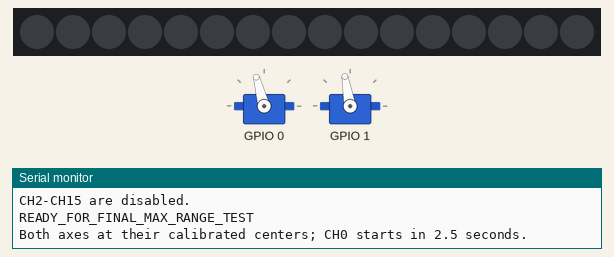
Simulated run of this program. Board: ESP32-S3. Parts: 16 RGB LEDs in strip order, left to right, 2 × servo, the last lines printed to the serial monitor. Wiring (inferred from the names in the program): PCA9685 PWM driver at I2C address 0x40. Servo pulses on a pin are drawn as a servo (544–2400 µs = 0–180°).

Above: at 1.6 s.
At 6.28 s:
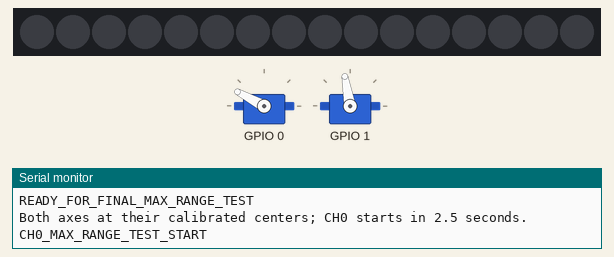
At 10.47 s:
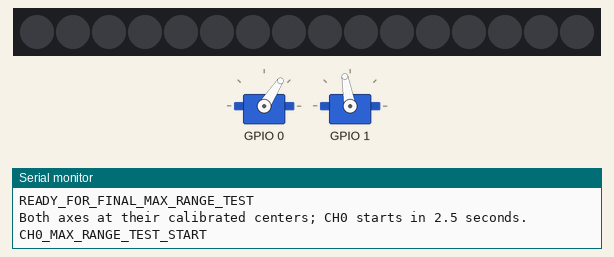
At 20.56 s:
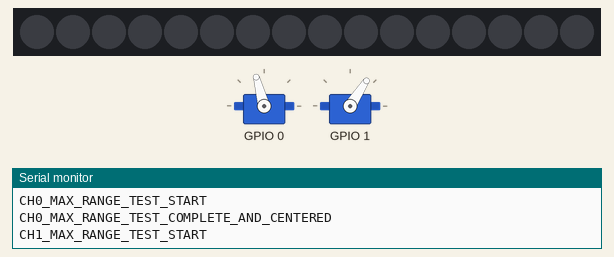
Timing chart, 0 to 23.8 s (numbered marks = the images above):
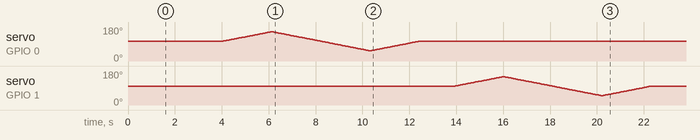

The program:

main.cpp
```cpp
// Arduino.h提供setup、loop、Serial和delay等Arduino框架功能。
#include <Arduino.h>
// Wire.h提供ESP32的I²C通信接口。
#include <Wire.h>

// 匿名命名空间限制常量和辅助函数只在当前文件中使用。
namespace {
// ESP32连接PCA9685 SDA的GPIO编号。
constexpr int kSdaPin = 8;
// ESP32连接PCA9685 SCL的GPIO编号。
constexpr int kSclPin = 9;

// PCA9685出厂默认的7位I²C设备地址。
constexpr uint8_t kPcaAddress = 0x40;
// MODE1寄存器地址：控制睡眠、重启、自动递增等工作模式。
constexpr uint8_t kMode1 = 0x00;
// MODE2寄存器地址：控制PWM输出级的电气模式。
constexpr uint8_t kMode2 = 0x01;
// CH0的LED0_ON_L寄存器地址；每个通道连续使用4个寄存器。
constexpr uint8_t kLed0OnLow = 0x06;
// PRE_SCALE寄存器地址：决定所有通道共同使用的PWM频率。
constexpr uint8_t kPrescale = 0xFE;
// 根据GPIO7回读结果校准后的分频值；本模块使用127时更接近50Hz。
constexpr uint8_t kPrescaleValue = 127;

// 本次双舵机测试使用CH0作为第一个舵机通道。
constexpr uint8_t kServoChannel0 = 0;
// CH1作为第二个舵机通道。
constexpr uint8_t kServoChannel1 = 1;
// 实测312计数的方向正确但修正不足，因此再增加5计数，将偏移量扩大一倍。
constexpr uint16_t kChannel0CenterPulse = 317;
// CH1已经居中，因此继续使用307计数，即约1500微秒。
constexpr uint16_t kChannel1CenterPulse = 307;
// 约102个PCA9685计数对应约500微秒，也就是舵机约45度的单侧行程。
constexpr uint16_t kHalfRangeCounts = 102;
// CH0围绕校准中位317向低端移动102计数，得到约1050微秒。
constexpr uint16_t kChannel0LowPulse = kChannel0CenterPulse - kHalfRangeCounts;
// CH0围绕校准中位317向高端移动102计数，得到约2050微秒。
constexpr uint16_t kChannel0HighPulse = kChannel0CenterPulse + kHalfRangeCounts;
// CH1围绕中位307向低端移动102计数，得到约1000微秒。
constexpr uint16_t kChannel1LowPulse = kChannel1CenterPulse - kHalfRangeCounts;
// CH1围绕中位307向高端移动102计数，得到约2000微秒。
constexpr uint16_t kChannel1HighPulse = kChannel1CenterPulse + kHalfRangeCounts;
// 每次只改变1个计数，避免舵机突然跳到满幅端点。
constexpr int kPulseStep = 1;
// 每个小步之间等待20毫秒；相比上一轮60毫秒，运动速度约提高到3倍。
constexpr unsigned long kStepDelayMs = 20;
// 开始运动前在两个校准中位停留2.5秒。
constexpr unsigned long kCenterHoldMs = 2500;
// CH0结束后等待1.5秒，再开始CH1测试。
constexpr unsigned long kBetweenAxesDelayMs = 1500;

// 只有setup完成全部检测后才设为true；一轮测试结束后会恢复false。
bool gTestReady = false;

// 向PCA9685的单个8位寄存器写入一个8位值。
bool writeRegister(uint8_t reg, uint8_t value) {
  // 开始一次发往0x40的I²C写事务。
  Wire.beginTransmission(kPcaAddress);
  // 第一个字节告诉PCA9685要访问哪个寄存器。
  Wire.write(reg);
  // 第二个字节是要写入该寄存器的值。
  Wire.write(value);
  // 结束事务；返回0代表成功，因此表达式结果为true。
  return Wire.endTransmission() == 0;
}

// 从PCA9685的单个8位寄存器读取数据，并通过引用参数value带回结果。
bool readRegister(uint8_t reg, uint8_t& value) {
  // 开始一次发往PCA9685的I²C事务。
  Wire.beginTransmission(kPcaAddress);
  // 先写入希望读取的寄存器地址。
  Wire.write(reg);
  // false表示发送“重复起始条件”而不是完全释放总线，便于紧接着读取。
  if (Wire.endTransmission(false) != 0) {
    // 非0表示通信失败，立即返回false。
    return false;
  }

  // 请求PCA9685返回1个字节；返回值不是1说明读取失败。
  if (Wire.requestFrom(kPcaAddress, static_cast<uint8_t>(1)) != 1) {
    return false;
  }

  // 取出Wire接收缓冲区里的一个字节，写入调用者传来的value变量。
  value = Wire.read();
  // 整个读取流程成功。
  return true;
}

// 设置一个指定通道在4096计数周期中的开启时刻和关闭时刻。
bool setPwm(uint8_t channel, uint16_t onCount, uint16_t offCount) {
  // 每个通道占4个寄存器，因此通道起始地址等于0x06加4倍通道编号。
  const uint8_t baseRegister = kLed0OnLow + 4 * channel;
  // 开始写PCA9685。
  Wire.beginTransmission(kPcaAddress);
  // 指定从当前通道的LEDn_ON_L寄存器开始写入。
  Wire.write(baseRegister);
  // 写入开启计数值的低8位。
  Wire.write(onCount & 0xFF);
  // 右移8位取得高位；0x1F保留计数高4位和FULL_ON控制位。
  Wire.write((onCount >> 8) & 0x1F);
  // 写入关闭计数值的低8位。
  Wire.write(offCount & 0xFF);
  // 写入关闭计数高位；offCount=0x1000时会设置FULL_OFF位。
  Wire.write((offCount >> 8) & 0x1F);
  // 发送数据并根据返回码判断是否成功。
  return Wire.endTransmission() == 0;
}

// 逐个把相同的PWM参数写入CH0～CH15，完全绕开ALL_LED寄存器。
bool setEveryChannelPwm(uint16_t onCount, uint16_t offCount) {
  // channel从0递增到15，覆盖PCA9685的全部16个输出通道。
  for (uint8_t channel = 0; channel < 16; ++channel) {
    // 任一通道写入失败就立即返回false，不假装本轮更新成功。
    if (!setPwm(channel, onCount, offCount)) {
      return false;
    }
  }
  // 全部16个通道都收到I²C应答时返回true。
  return true;
}

// 让指定通道从startPulse逐个计数缓慢移动到targetPulse。
bool moveChannelSlowly(uint8_t channel,
                       uint16_t startPulse,
                       uint16_t targetPulse) {
  // 使用有符号整数，确保向较小脉宽移动时不会产生无符号数下溢。
  int currentPulse = static_cast<int>(startPulse);
  // 将目标值转换为同一类型，方便循环比较。
  const int target = static_cast<int>(targetPulse);
  // 目标较大时每步加1，否则每步减1。
  const int direction = target > currentPulse ? kPulseStep : -kPulseStep;

  // 逐步逼近目标端点，而不是一次写入造成突然运动。
  while (currentPulse != target) {
    // 先计算下一个脉宽计数。
    currentPulse += direction;
    // 只修改正在测试的通道，另一个通道保持自己的校准中位。
    if (!setPwm(channel, 0, static_cast<uint16_t>(currentPulse))) {
      // I²C写入失败时立即退出，由调用者关闭全部输出。
      return false;
    }
    // 给舵机留出跟随每个小步的时间。
    delay(kStepDelayMs);
  }

  // 成功到达目标端点。
  return true;
}

// 运动过程中出现I²C错误时停止测试并关闭所有通道。
void stopTestAfterError() {
  // FULL_OFF关闭CH0～CH15的PWM输出。
  setEveryChannelPwm(0, 0x1000);
  // 阻止loop再次启动运动。
  gTestReady = false;
  // 在串口中明确报告故障和断电要求。
  Serial.println("ERROR: I2C write failed during motion; all channels disabled.");
  Serial.println("Turn off the external 5 V supply now.");
}

// 将PCA9685安全配置为约50Hz，并让CH0和CH1都从中位脉冲开始输出。
bool configurePca9685ForServos() {
  // 先进行一次空写事务，用来确认0x40确实存在。
  Wire.beginTransmission(kPcaAddress);
  // 没有收到应答就立即失败，不继续修改任何寄存器。
  if (Wire.endTransmission() != 0) {
    return false;
  }

  // oldMode用于保存MODE1原值，避免无意丢失已有设置。
  uint8_t oldMode = 0;
  // 读取MODE1失败时停止初始化。
  if (!readRegister(kMode1, oldMode)) {
    return false;
  }

  // 0x6F会同时清除RESTART(bit7)和SLEEP(bit4)，避免继承旧的睡眠状态。
  // 再设置AI(bit5)，使后续连续写4个PWM寄存器时地址能够自动递增。
  const uint8_t awakeMode = (oldMode & 0x6F) | 0x20;
  // 修改PRE_SCALE前必须暂时设置SLEEP位，让内部振荡器停止。
  const uint8_t sleepMode = awakeMode | 0x10;
  // 依次进入睡眠、设置50Hz分频、设置推挽输出，然后明确退出睡眠。
  if (!writeRegister(kMode1, sleepMode) ||
      // 使用回读实测校准值127，让这块模块的实际频率更接近50Hz。
      !writeRegister(kPrescale, kPrescaleValue) ||
      // MODE2=0x04设置OUTDRV位，使用适合舵机信号的推挽输出。
      !writeRegister(kMode2, 0x04) ||
      // 写入已明确清除SLEEP位的awakeMode，启动内部振荡器。
      !writeRegister(kMode1, awakeMode)) {
    // 任意一步失败都返回false。
    return false;
  }

  // 数据手册要求退出睡眠后等待至少500微秒，这里保守等待5毫秒。
  delay(5);
  // 在保持SLEEP=0的前提下设置RESTART位，让新频率配置正式生效。
  if (!writeRegister(kMode1, awakeMode | 0x80)) {
    return false;
  }

  // 再次读取MODE1，确认硬件没有停留在SLEEP状态。
  uint8_t verifiedMode = 0;
  // 读取失败或bit4仍为1都意味着PWM振荡器没有可靠启动。
  if (!readRegister(kMode1, verifiedMode) || (verifiedMode & 0x10) != 0) {
    return false;
  }

  // offCount=0x1000设置FULL_OFF位，逐个强制关闭全部16个通道。
  if (!setEveryChannelPwm(0, 0x1000)) {
    return false;
  }

  // 先启用CH0试调后的中位脉冲；写入失败就不继续启用第二个通道。
  if (!setPwm(kServoChannel0, 0, kChannel0CenterPulse)) {
    return false;
  }
  // 再启用CH1原有的中位脉冲；CH2～CH15继续保持FULL_OFF。
  return setPwm(kServoChannel1, 0, kChannel1CenterPulse);
}
// 结束匿名命名空间。
}  // namespace

// setup在ESP32上电或复位后只运行一次。
void setup() {
  // 初始化USB-UART串口，供VS Code串口监视器读取信息。
  Serial.begin(115200);
  // 等待1.5秒，让电脑端串口准备完成。
  delay(1500);

  // 初始化I²C：SDA使用GPIO8，SCL使用GPIO9。
  Wire.begin(kSdaPin, kSclPin);
  // 打印当前固件名称。
  Serial.println("Safe PCA9685 final dual-servo maximum-range test");
  // 强调上传期间不得打开舵机外部5V电源。
  Serial.println("External 5 V must remain OFF during upload.");

  // 执行PCA9685检测和安全配置；前面的!表示“配置没有成功”。
  if (!configurePca9685ForServos()) {
    // 明确报告错误原因范围。
    Serial.println("ERROR: PCA9685 not found or configuration failed.");
    // 出错时禁止用户打开舵机电源。
    Serial.println("Do not turn on the external 5 V supply.");
    // 从setup提前返回；loop仍会运行，但不会产生舵机控制操作。
    return;
  }

  // 以下信息只会在所有I²C写操作成功后打印。
  Serial.println("PCA9685 detected and configured at 50 Hz.");
  // 读取MODE1和MODE2，确认自动递增、输出驱动模式等配置真正写入芯片。
  uint8_t mode1Value = 0;
  uint8_t mode2Value = 0;
  // 两个模式寄存器都成功读取时打印十六进制值；MODE1的SLEEP位应为0。
  if (readRegister(kMode1, mode1Value) && readRegister(kMode2, mode2Value)) {
    Serial.printf("Mode registers: MODE1=0x%02X, MODE2=0x%02X (SLEEP expected 0, MODE2 expected 0x04)\n",
                  mode1Value, mode2Value);
  } else {
    // 模式寄存器读回失败意味着I²C状态不可靠，不应继续接舵机。
    Serial.println("ERROR: failed to read MODE1/MODE2 registers.");
    return;
  }
  // 打印两个轴各自的校准中位和端点，便于核对本轮使用的实际参数。
  Serial.println("CH0: center=317, endpoints=215/419 (about 90 degrees total).");
  Serial.println("CH1: center=307, endpoints=205/409 (about 90 degrees total).");
  // 打印本轮速度设置，便于确认上传的是20毫秒快速测试版本。
  Serial.println("Motion step delay=20 ms (about 3x the previous test speed).");
  // 明确剩余通道均关闭。
  Serial.println("CH2-CH15 are disabled.");
  // 所有检测通过后允许loop执行且只执行一轮测试。
  gTestReady = true;
  // 看到该标志且完成机械检查后，才允许接通外部5V。
  Serial.println("READY_FOR_FINAL_MAX_RANGE_TEST");
}

// Arduino框架会反复调用loop；本程序只完成一轮双轴满幅测试。
void loop() {
  // setup失败或测试已经完成时不再执行运动。
  if (!gTestReady) {
    delay(1000);
    return;
  }

  // 每轮开始先明确把两个轴放在各自校准后的中位。
  if (!setPwm(kServoChannel0, 0, kChannel0CenterPulse) ||
      !setPwm(kServoChannel1, 0, kChannel1CenterPulse)) {
    stopTestAfterError();
    return;
  }
  // 留出观察中位及接通外部电源的时间。
  Serial.println("Both axes at their calibrated centers; CH0 starts in 2.5 seconds.");
  delay(kCenterHoldMs);

  // CH0执行：校准中位 -> 高端 -> 低端 -> 校准中位。
  Serial.println("CH0_MAX_RANGE_TEST_START");
  if (!moveChannelSlowly(kServoChannel0, kChannel0CenterPulse, kChannel0HighPulse) ||
      !moveChannelSlowly(kServoChannel0, kChannel0HighPulse, kChannel0LowPulse) ||
      !moveChannelSlowly(kServoChannel0, kChannel0LowPulse, kChannel0CenterPulse)) {
    stopTestAfterError();
    return;
  }
  // CH0回到317计数的校准中位；CH1此前一直保持307计数。
  Serial.println("CH0_MAX_RANGE_TEST_COMPLETE_AND_CENTERED");
  delay(kBetweenAxesDelayMs);

  // CH1执行：原中位 -> 高端 -> 低端 -> 原中位。
  Serial.println("CH1_MAX_RANGE_TEST_START");
  if (!moveChannelSlowly(kServoChannel1, kChannel1CenterPulse, kChannel1HighPulse) ||
      !moveChannelSlowly(kServoChannel1, kChannel1HighPulse, kChannel1LowPulse) ||
      !moveChannelSlowly(kServoChannel1, kChannel1LowPulse, kChannel1CenterPulse)) {
    stopTestAfterError();
    return;
  }
  // CH1已经回中；此时两个轴都保持各自校准中位。
  Serial.println("CH1_MAX_RANGE_TEST_COMPLETE_AND_CENTERED");
  // 关闭运行标志，防止满幅测试反复执行。
  gTestReady = false;
  Serial.println("FINAL_MAX_RANGE_TEST_FINISHED_BOTH_AXES_HOLDING_CENTER");
}
```
